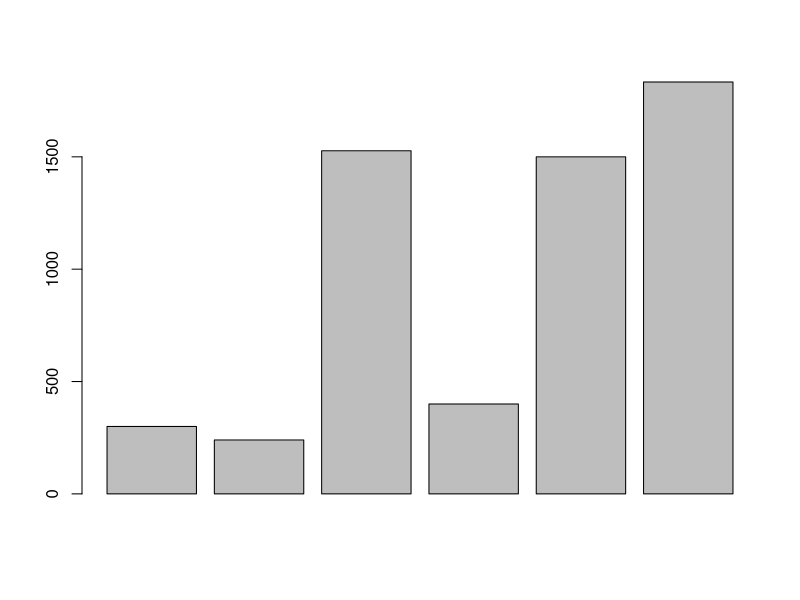
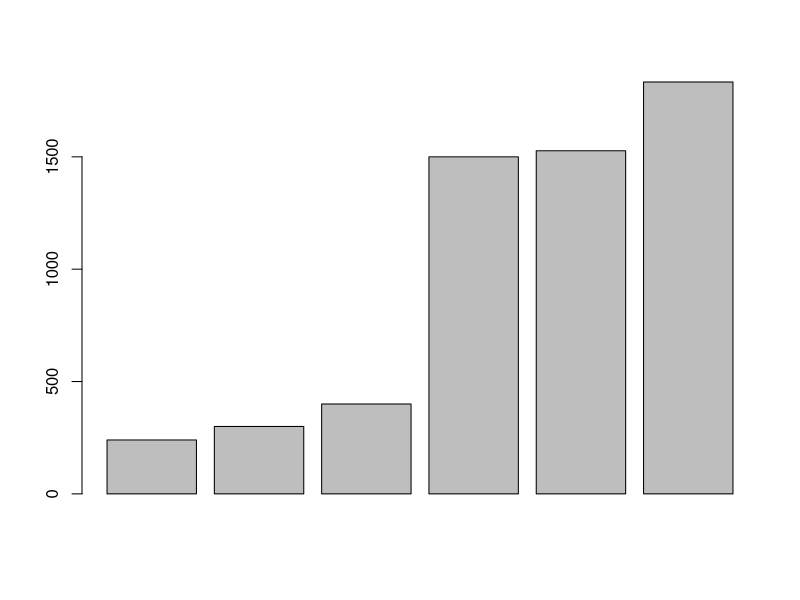
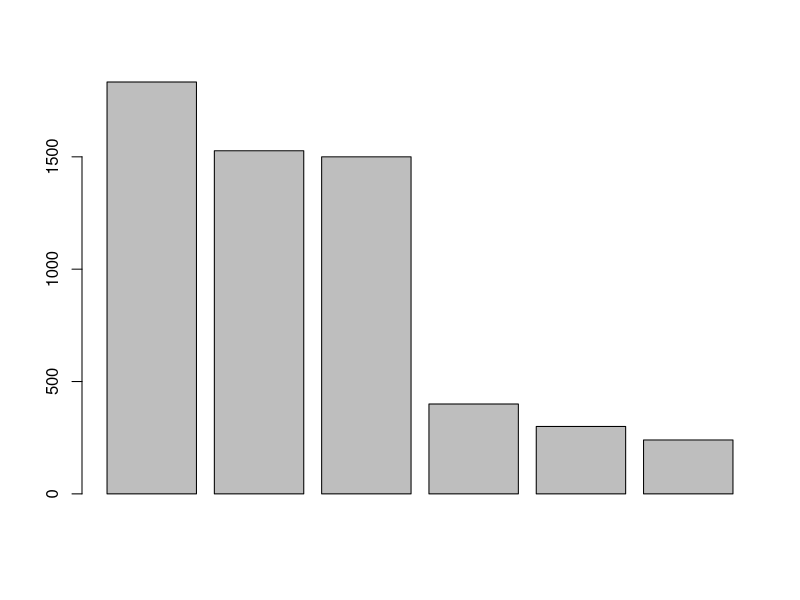
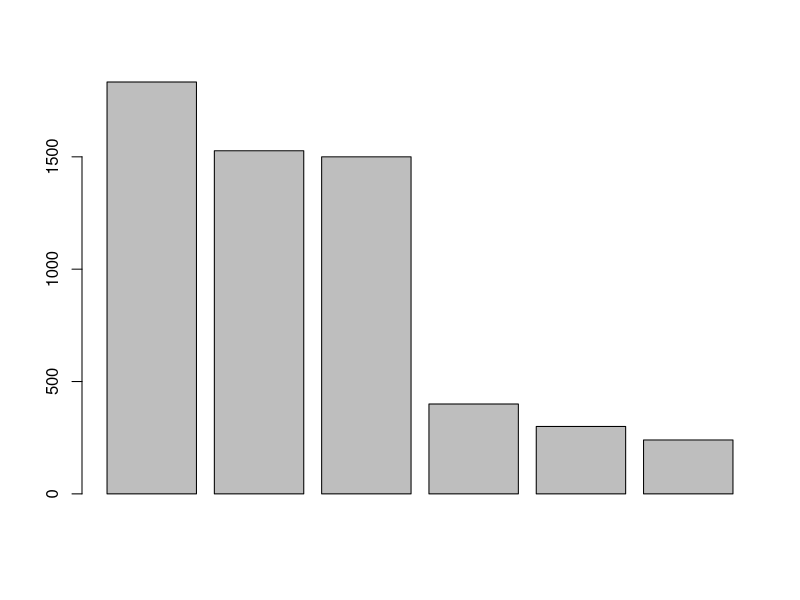
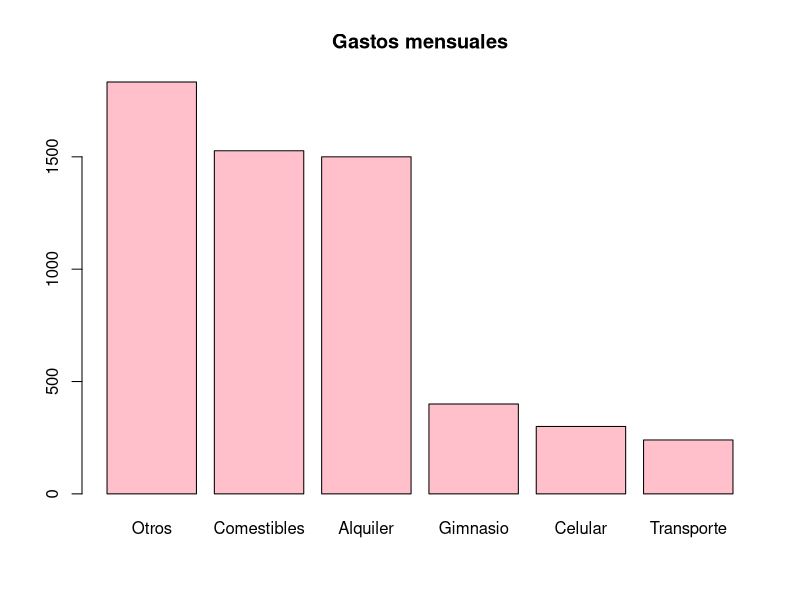

The R source for these figures, in order:
300+240+1527+400+1500+1833
celular <- 300
celular
transporte <- 240
comestibles <- 1527
gimnasio <- 400
alquiler <- 1500
otros <- 1833
5800*5*2

abs(10)
abs(-4)
sqrt(9)
log(2)

#Este es un comentario 

2*9
4+5 #Este es un comentario de prueba

celular <- 300
Celular <--300
CELULAR <- 8000

celular+Celular
CELULAR-celular

help(abs)
help(mean)
?mean
help.search("absolute")

gastos <- c(celular, transporte, comestibles, gimnasio, alquiler, otros)

gastos

barplot(gastos)

sort(gastos)
barplot(sort(gastos))
help(sort)
sort(gastos, decreasing = TRUE)        
barplot(sort(gastos, decreasing = TRUE))

gastos_ordenador <- sort(gastos, decreasing = TRUE)
barplot(gastos_ordenador)
?name

names(gastos_ordenador) <- c("Otros","Comestibles", "Alquiler", "Gimnasio","Celular", "Transporte")
barplot(gastos_ordenador, main = "Gastos mensuales", names.arg = names(gastos_ordenador), col = "pink")
 
       